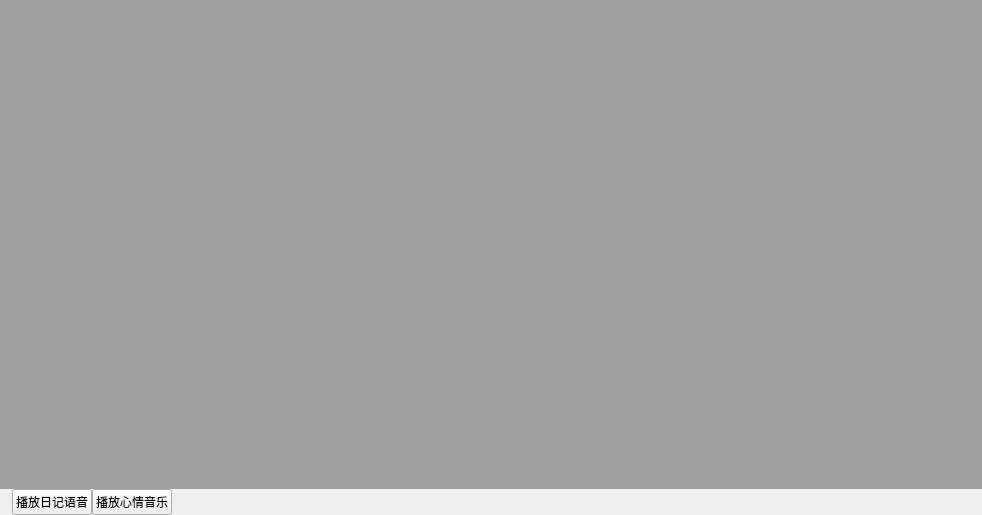
<?xml version="1.0" encoding="UTF-8"?>
<ui version="4.0">
 <class>CDairyEditMainWidget</class>
 <widget class="QWidget" name="CDairyEditMainWidget">
  <property name="geometry">
   <rect>
    <x>0</x>
    <y>0</y>
    <width>982</width>
    <height>515</height>
   </rect>
  </property>
  <property name="windowTitle">
   <string>Form</string>
  </property>
  <layout class="QVBoxLayout" name="verticalLayout">
   <property name="spacing">
    <number>0</number>
   </property>
   <property name="leftMargin">
    <number>0</number>
   </property>
   <property name="topMargin">
    <number>0</number>
   </property>
   <property name="rightMargin">
    <number>0</number>
   </property>
   <property name="bottomMargin">
    <number>0</number>
   </property>
   <item>
    <widget class="QMdiArea" name="mdiArea">
     <property name="viewMode">
      <enum>QMdiArea::TabbedView</enum>
     </property>
    </widget>
   </item>
   <item>
    <layout class="QHBoxLayout" name="horizontalLayout_8">
     <property name="leftMargin">
      <number>12</number>
     </property>
     <item>
      <widget class="QPushButton" name="btnTTSPlay">
       <property name="text">
        <string>播放日记语音</string>
       </property>
      </widget>
     </item>
     <item>
      <widget class="QPushButton" name="btnPlayMusic">
       <property name="text">
        <string>播放心情音乐</string>
       </property>
       <property name="checkable">
        <bool>true</bool>
       </property>
      </widget>
     </item>
     <item>
      <spacer name="horizontalSpacer_6">
       <property name="orientation">
        <enum>Qt::Horizontal</enum>
       </property>
       <property name="sizeHint" stdset="0">
        <size>
         <width>40</width>
         <height>20</height>
        </size>
       </property>
      </spacer>
     </item>
    </layout>
   </item>
  </layout>
 </widget>
 <resources/>
 <connections/>
</ui>
